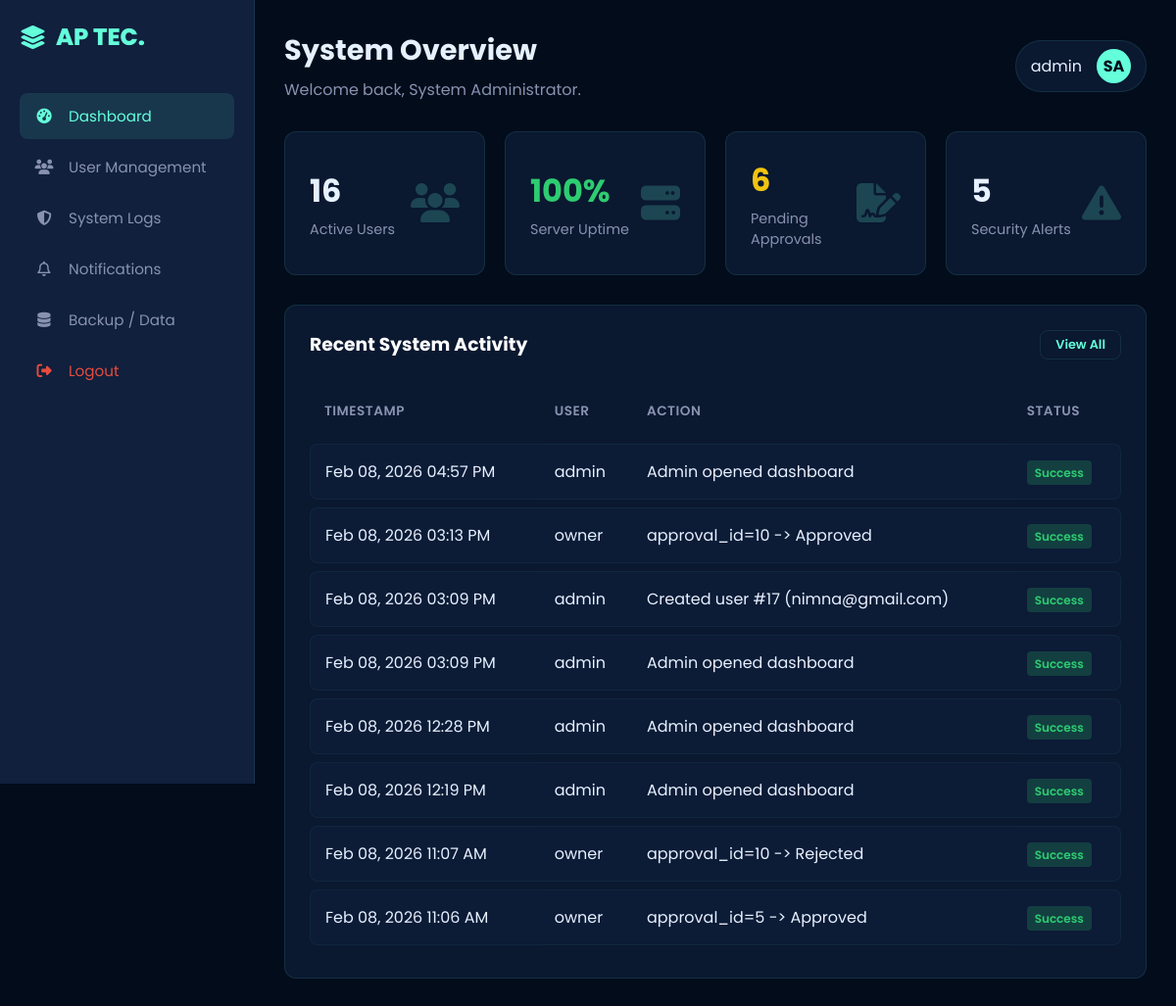
Before: /html/admin_dashboard.php (signed in) with the older database file.
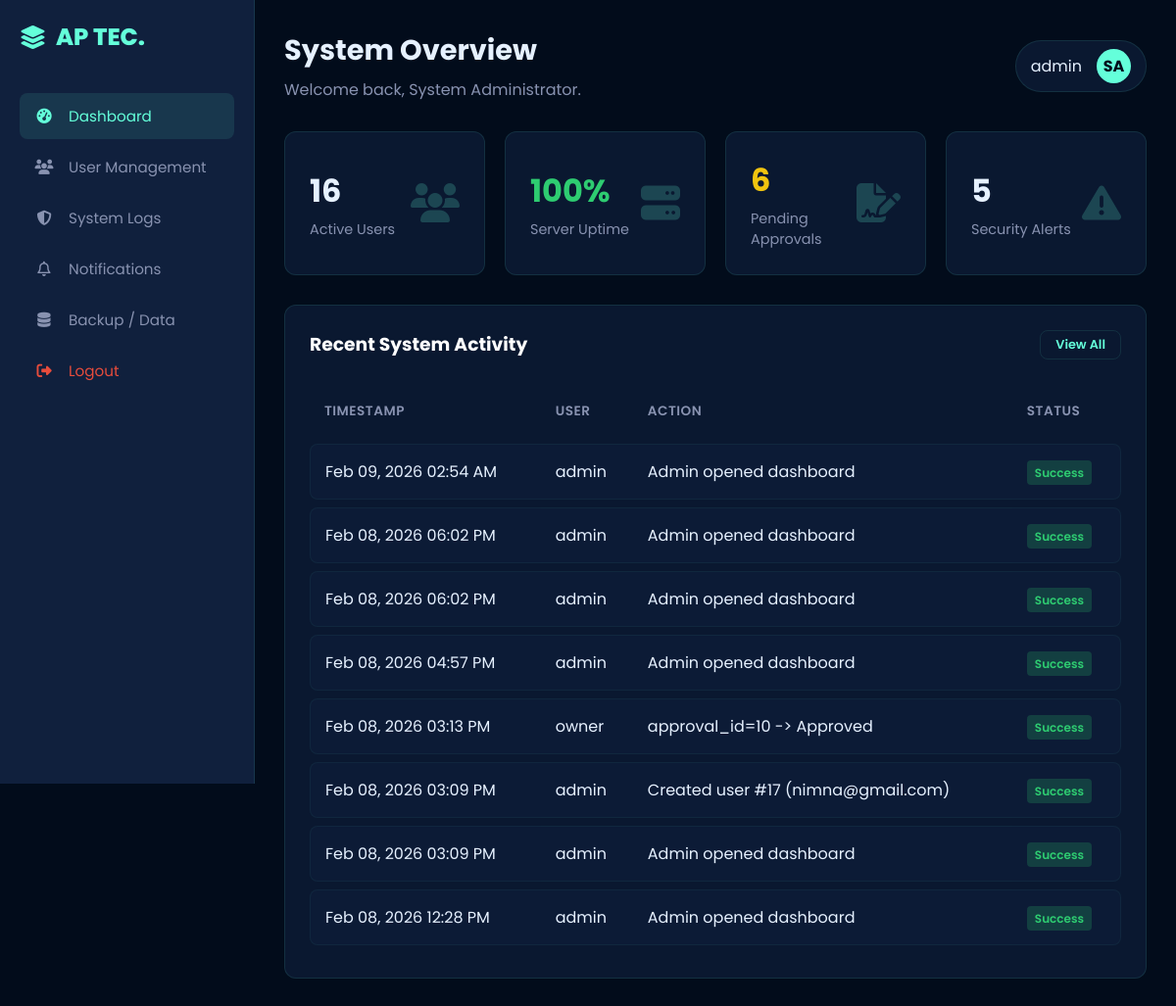
After: the same page with the newer database file.
### tables this page shows
CREATE TABLE `system_logs` (
  `log_id` int(11) NOT NULL AUTO_INCREMENT,
  `level` enum('INFO','WARNING','ERROR') NOT NULL,
  `module` varchar(50) DEFAULT NULL,
  `message` text NOT NULL,
  `user_id` int(11) DEFAULT NULL,
  `ip_address` varchar(45) DEFAULT NULL,
  `created_at` timestamp NOT NULL DEFAULT current_timestamp(),
  PRIMARY KEY (`log_id`)
);

### html/admin_dashboard.php (the view, shortened to what the changed rows need)
<?php
require_once __DIR__ . "/../php/db.php";
try {
    $stmt = $pdo->query("
        SELECT
            sl.created_at,
            COALESCE(u.username, 'System') AS username,
            sl.message,
            sl.level,
            sl.module,
            sl.ip_address
        FROM system_logs sl
        LEFT JOIN users u ON u.user_id = sl.user_id
        ORDER BY sl.created_at DESC
        LIMIT 8
    ");
    $logs = $stmt->fetchAll(PDO::FETCH_ASSOC);
} catch (Throwable $e) {
    $logs = [];
}
function badge_class(string $level): array {
    $level = strtoupper(trim($level));
    return ["status-badge status-active", "Success"];
}
?>
<!DOCTYPE html>
<html lang="en">
<head>
    <link rel="stylesheet" href="https://cdnjs.cloudflare.com/ajax/libs/font-awesome/6.4.0/css/all.min.css">
    <link rel="stylesheet" href="../css/style.css">
</head>
<body>
<div class="dashboard-container">
    <main class="main-content">
        <header class="top-bar">
            <div class="page-title">
                <h1>System Overview</h1>
            </div>
        </header>
        <div class="dashboard-grid">
            <div class="wide-widget" style="grid-column: span 4;">
                <table class="table-responsive">
                    <thead>
                        <tr>
                            <th>Timestamp</th>
                            <th>User</th>
                            <th>Action</th>
                            <th>Status</th>
                        </tr>
                    </thead>
                    <tbody>
                        <?php if (empty($logs)): ?>
                            <tr>
                                <td colspan="4" style="color:#ccc;">No system activity yet.</td>
                            </tr>
                        <?php else: ?>
                            <?php foreach ($logs as $row): ?>
                                <?php
                                    [$cls, $label] = badge_class((string)$row["level"]);
                                    $time = date("M d, Y h:i A", strtotime((string)$row["created_at"]));
                                ?>
                                <tr>
                                    <td><?= htmlspecialchars($time) ?></td>
                                    <td><?= htmlspecialchars((string)$row["username"]) ?></td>
                                    <td><?= htmlspecialchars((string)$row["message"]) ?></td>
                                    <td><span class="<?= htmlspecialchars($cls) ?>"><?= htmlspecialchars($label) ?></span></td>
                                </tr>
                            <?php endforeach; ?>
                        <?php endif; ?>
                    </tbody>
                </table>
            </div>
        </div>
    </main>
</div>
</body>
</html>

Changed rows visible on the page:
no longer on this page (row unchanged): system_logs: created_at "Feb 08, 2026 12:19 PM", username "admin", message "Admin opened dashboard", label "Success"
no longer on this page (row unchanged): system_logs: created_at "Feb 08, 2026 11:07 AM", username "owner", message "approval_id=10 -> Rejected", label "Success"
no longer on this page (row unchanged): system_logs: created_at "Feb 08, 2026 11:06 AM", username "owner", message "approval_id=5 -> Approved", label "Success"
added system_logs: created_at "Feb 09, 2026 02:54 AM", username "admin", message "Admin opened dashboard", label "Success"
added system_logs: created_at "Feb 08, 2026 06:02 PM", username "admin", message "Admin opened dashboard", label "Success"
added system_logs: created_at "Feb 08, 2026 06:02 PM", username "admin", message "Admin opened dashboard", label "Success"
